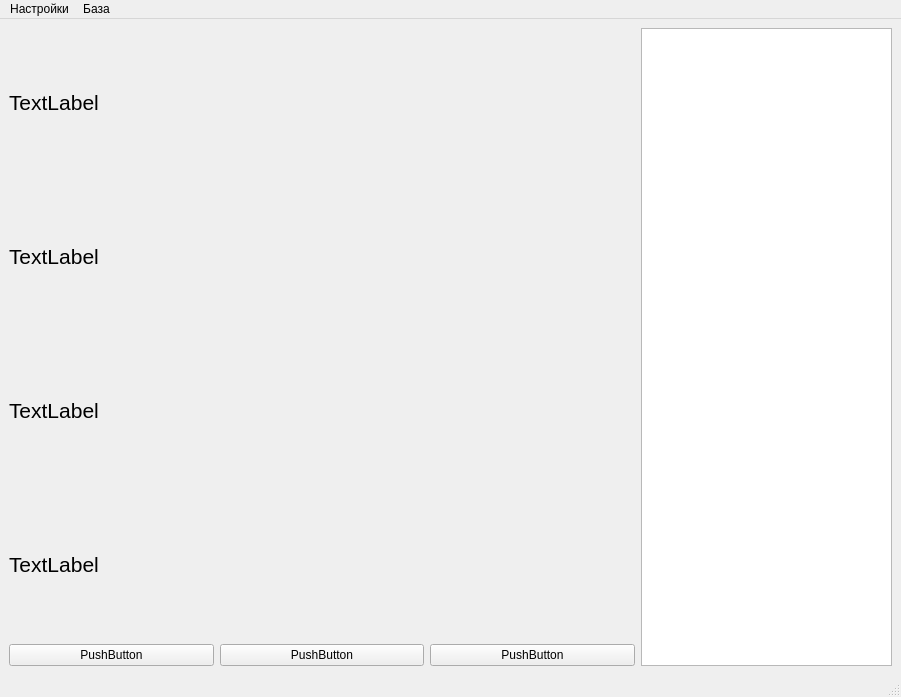
<?xml version="1.0" encoding="UTF-8"?>
<ui version="4.0">
 <class>MainWindow</class>
 <widget class="QMainWindow" name="MainWindow">
  <property name="geometry">
   <rect>
    <x>0</x>
    <y>0</y>
    <width>901</width>
    <height>697</height>
   </rect>
  </property>
  <property name="sizePolicy">
   <sizepolicy hsizetype="Maximum" vsizetype="Maximum">
    <horstretch>0</horstretch>
    <verstretch>0</verstretch>
   </sizepolicy>
  </property>
  <property name="windowTitle">
   <string>BarcodeScanner101</string>
  </property>
  <widget class="QWidget" name="centralwidget">
   <layout class="QGridLayout" name="gridLayout">
    <item row="0" column="0">
     <layout class="QHBoxLayout" name="MainLayout" stretch="5,2">
      <property name="sizeConstraint">
       <enum>QLayout::SetMaximumSize</enum>
      </property>
      <item>
       <layout class="QVBoxLayout" name="MainInfoLayout">
        <item>
         <widget class="QLabel" name="Name">
          <property name="font">
           <font>
            <pointsize>16</pointsize>
            <weight>50</weight>
            <bold>false</bold>
           </font>
          </property>
          <property name="text">
           <string>TextLabel</string>
          </property>
         </widget>
        </item>
        <item>
         <widget class="QLabel" name="StorageType">
          <property name="font">
           <font>
            <pointsize>16</pointsize>
            <weight>50</weight>
            <bold>false</bold>
           </font>
          </property>
          <property name="text">
           <string>TextLabel</string>
          </property>
         </widget>
        </item>
        <item>
         <widget class="QLabel" name="Packaging">
          <property name="font">
           <font>
            <pointsize>16</pointsize>
            <weight>50</weight>
            <bold>false</bold>
           </font>
          </property>
          <property name="text">
           <string>TextLabel</string>
          </property>
         </widget>
        </item>
        <item>
         <widget class="QLabel" name="Weight">
          <property name="font">
           <font>
            <pointsize>16</pointsize>
            <weight>50</weight>
            <bold>false</bold>
           </font>
          </property>
          <property name="text">
           <string>TextLabel</string>
          </property>
         </widget>
        </item>
        <item>
         <layout class="QHBoxLayout" name="InputLayout">
          <item>
           <widget class="QPushButton" name="pushButton_2">
            <property name="text">
             <string>PushButton</string>
            </property>
           </widget>
          </item>
          <item>
           <widget class="QPushButton" name="pushButton_3">
            <property name="text">
             <string>PushButton</string>
            </property>
           </widget>
          </item>
          <item>
           <widget class="QPushButton" name="pushButton">
            <property name="text">
             <string>PushButton</string>
            </property>
           </widget>
          </item>
         </layout>
        </item>
       </layout>
      </item>
      <item>
       <widget class="QListWidget" name="BarcodeHistory">
        <property name="font">
         <font>
          <pointsize>16</pointsize>
         </font>
        </property>
       </widget>
      </item>
     </layout>
    </item>
   </layout>
  </widget>
  <widget class="QMenuBar" name="menubar">
   <property name="geometry">
    <rect>
     <x>0</x>
     <y>0</y>
     <width>901</width>
     <height>26</height>
    </rect>
   </property>
   <widget class="QMenu" name="settings">
    <property name="title">
     <string>Настройки</string>
    </property>
    <widget class="QMenu" name="menuCOM">
     <property name="title">
      <string>COM порт</string>
     </property>
     <addaction name="no_ports"/>
    </widget>
    <addaction name="menuCOM"/>
   </widget>
   <widget class="QMenu" name="database">
    <property name="title">
     <string>База</string>
    </property>
    <addaction name="loadDb"/>
   </widget>
   <addaction name="settings"/>
   <addaction name="database"/>
  </widget>
  <widget class="QStatusBar" name="statusBar"/>
  <action name="no_ports">
   <property name="enabled">
    <bool>false</bool>
   </property>
   <property name="text">
    <string>(нет доступных портов)</string>
   </property>
  </action>
  <action name="actiontest2">
   <property name="text">
    <string>test2</string>
   </property>
  </action>
  <action name="loadDb">
   <property name="text">
    <string>Загрузить</string>
   </property>
  </action>
 </widget>
 <resources/>
 <connections/>
</ui>
